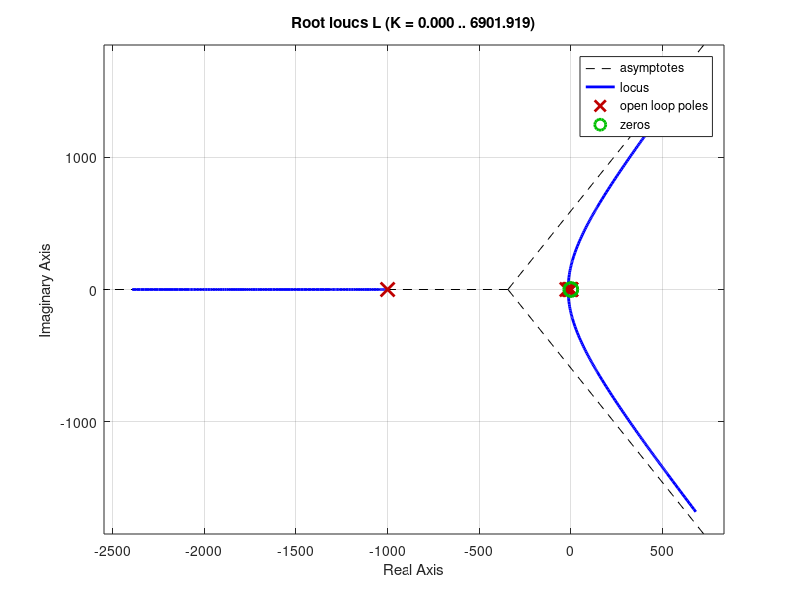
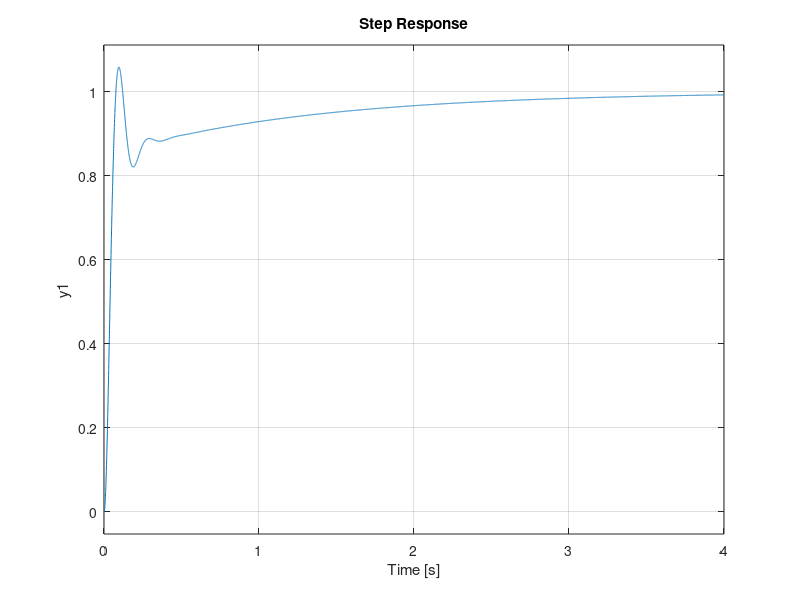

Write MATLAB code to recreate these figures, in order. (Note: this script raises an error after producing the figures.)
G = tf(10, [1 11 10 0]);
rlocus(G);
plead = 22.5;
zlead = 0.9;
Klead = 114;
Dlead = Klead * tf([1 zlead], [1 plead]);
plag = 1000;
zlag = 1;
Klag = 1000.74;
Dlag = Klag * tf([1 zlag], [1 plag]);

L = Dlead*G*Dlag;

rlocus(L);

T = feedback(L,1);

figure;
step(T)
info = stepinfo(T, 'SettlingTimeThreshold', 0.05);
fprintf('1%% Settling Time: %.2f sec\n', info.SettlingTime);
